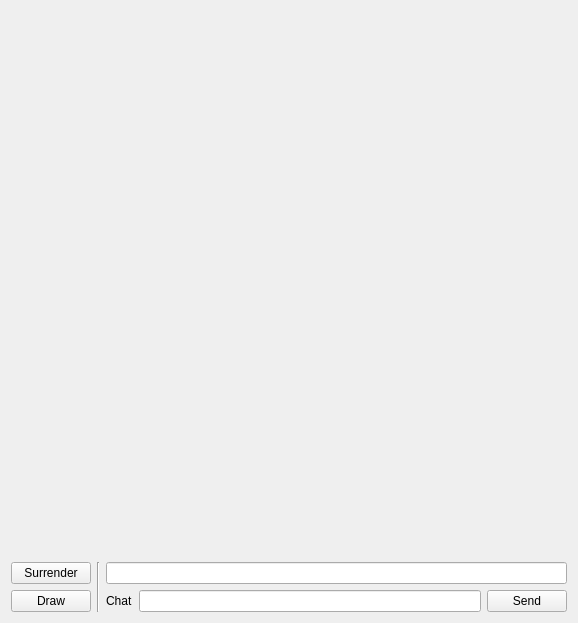
<?xml version="1.0" encoding="UTF-8"?>
<ui version="4.0">
 <class>GameWindow</class>
 <widget class="QWidget" name="GameWindow">
  <property name="geometry">
   <rect>
    <x>0</x>
    <y>0</y>
    <width>578</width>
    <height>623</height>
   </rect>
  </property>
  <property name="windowTitle">
   <string>Game</string>
  </property>
  <layout class="QVBoxLayout" name="verticalLayout">
   <item>
    <widget class="DraughtsView" name="draughtsView" native="true">
     <property name="sizePolicy">
      <sizepolicy hsizetype="Expanding" vsizetype="Expanding">
       <horstretch>0</horstretch>
       <verstretch>0</verstretch>
      </sizepolicy>
     </property>
    </widget>
   </item>
   <item>
    <layout class="QGridLayout" name="gridLayout">
     <item row="1" column="2">
      <widget class="QLabel" name="label">
       <property name="text">
        <string>Chat</string>
       </property>
      </widget>
     </item>
     <item row="0" column="1" rowspan="2">
      <widget class="Line" name="line">
       <property name="orientation">
        <enum>Qt::Vertical</enum>
       </property>
      </widget>
     </item>
     <item row="1" column="0">
      <widget class="QPushButton" name="drawButton">
       <property name="text">
        <string>Draw</string>
       </property>
      </widget>
     </item>
     <item row="0" column="0">
      <widget class="QPushButton" name="surrenderButton">
       <property name="text">
        <string>Surrender</string>
       </property>
      </widget>
     </item>
     <item row="1" column="3">
      <widget class="QLineEdit" name="sendingText"/>
     </item>
     <item row="1" column="4">
      <widget class="QPushButton" name="sendButton">
       <property name="text">
        <string>Send</string>
       </property>
       <property name="shortcut">
        <string>Return</string>
       </property>
      </widget>
     </item>
     <item row="0" column="2" colspan="3">
      <widget class="QLineEdit" name="receivedText">
       <property name="alignment">
        <set>Qt::AlignCenter</set>
       </property>
       <property name="readOnly">
        <bool>true</bool>
       </property>
      </widget>
     </item>
    </layout>
   </item>
  </layout>
 </widget>
 <layoutdefault spacing="6" margin="11"/>
 <customwidgets>
  <customwidget>
   <class>DraughtsView</class>
   <extends>QWidget</extends>
   <header>UI/DraughtsView.h</header>
   <container>1</container>
  </customwidget>
 </customwidgets>
 <resources/>
 <connections/>
</ui>
